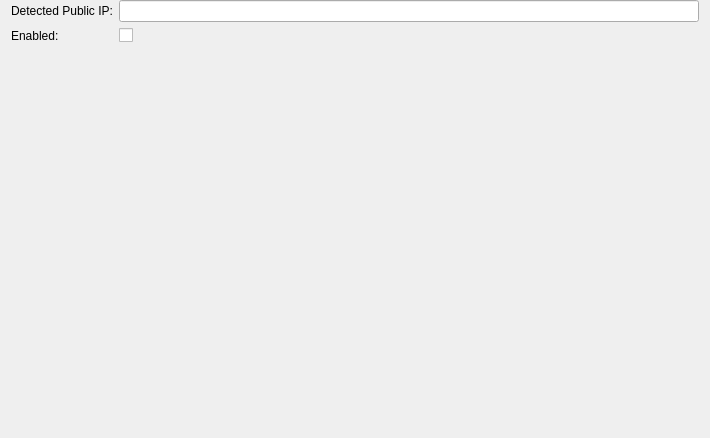
<?xml version="1.0" encoding="UTF-8"?>
<ui version="4.0">
 <class>Nedrysoft::PublicIPHostMasker::PublicIPHostMaskerSettingsPageWidget</class>
 <widget class="QWidget" name="Nedrysoft::PublicIPHostMasker::PublicIPHostMaskerSettingsPageWidget">
  <property name="geometry">
   <rect>
    <x>0</x>
    <y>0</y>
    <width>710</width>
    <height>438</height>
   </rect>
  </property>
  <property name="sizePolicy">
   <sizepolicy hsizetype="MinimumExpanding" vsizetype="MinimumExpanding">
    <horstretch>0</horstretch>
    <verstretch>0</verstretch>
   </sizepolicy>
  </property>
  <property name="windowTitle">
   <string>Nedrysoft::PublicIPHostMasker::PublicIPHostMaskerSettingsPageWidget</string>
  </property>
  <layout class="QGridLayout" name="gridLayout">
   <property name="topMargin">
    <number>0</number>
   </property>
   <property name="bottomMargin">
    <number>0</number>
   </property>
   <item row="0" column="0">
    <layout class="QFormLayout" name="formLayout">
     <property name="formAlignment">
      <set>Qt::AlignLeading|Qt::AlignLeft|Qt::AlignTop</set>
     </property>
     <item row="0" column="0">
      <widget class="QLabel" name="detectedPublicIPLabel">
       <property name="text">
        <string>Detected Public IP:</string>
       </property>
      </widget>
     </item>
     <item row="0" column="1">
      <widget class="QLineEdit" name="detectedPublicIPLineEdit">
       <property name="readOnly">
        <bool>true</bool>
       </property>
      </widget>
     </item>
     <item row="1" column="0">
      <widget class="QLabel" name="enabledLabel">
       <property name="text">
        <string>Enabled:</string>
       </property>
      </widget>
     </item>
     <item row="1" column="1">
      <widget class="QCheckBox" name="enabledCheckBox"/>
     </item>
    </layout>
   </item>
  </layout>
 </widget>
 <tabstops>
  <tabstop>detectedPublicIPLineEdit</tabstop>
  <tabstop>enabledCheckBox</tabstop>
 </tabstops>
 <resources/>
 <connections/>
</ui>
